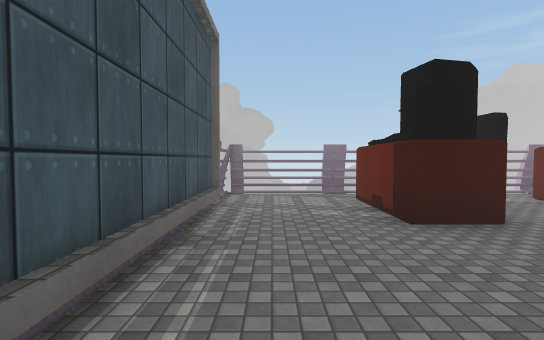
view 1 (above)

15 first-person views from a walk through a scene from a Unity 3-D project. The camera is 1.5 m above the floor, tilts 2° down and sees 85° across. The floor is counted in squares, 2 m on a side. Each view is taken from the middle of a square. On the plan, view 1 faces up. The plan holds only what a view shows up to about 10 squares ahead; the rest is blank. The place goes on beyond the plan. The player is left out. Some surface patterns are stand-ins.

view 2
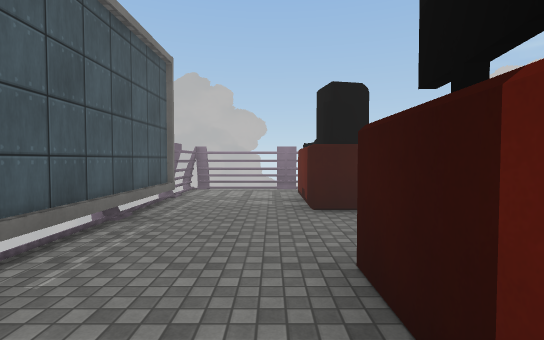

view 3
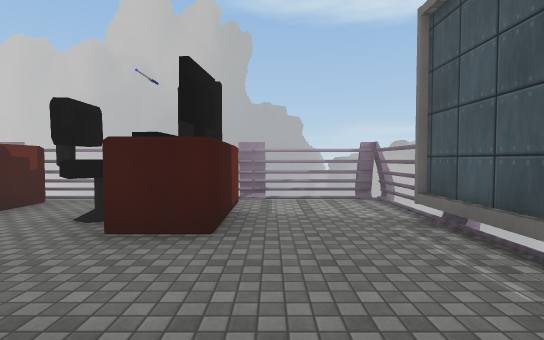

view 4
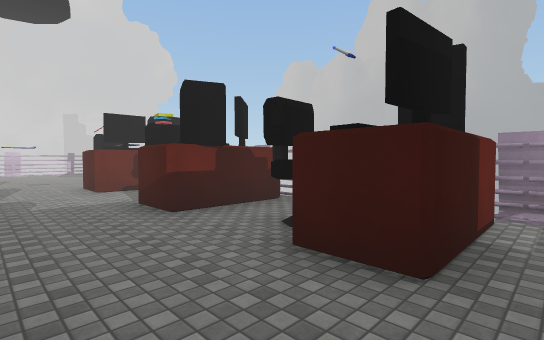

view 5
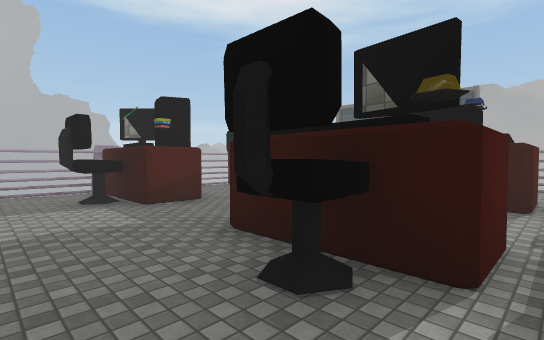

view 6
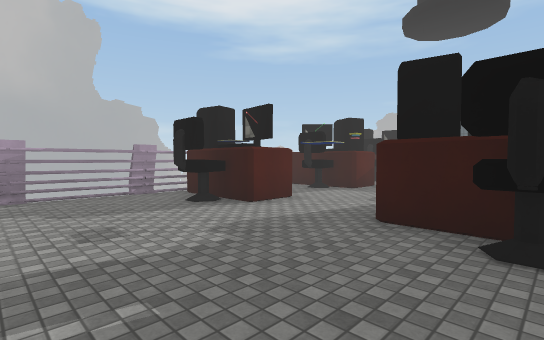

view 7
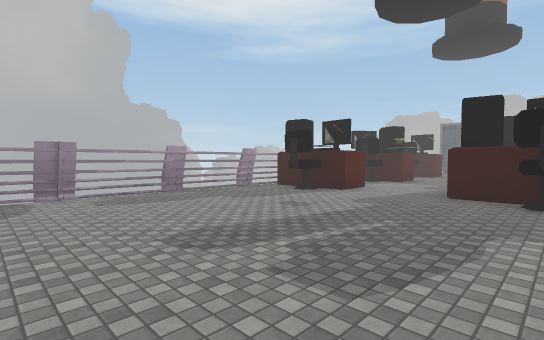

view 8
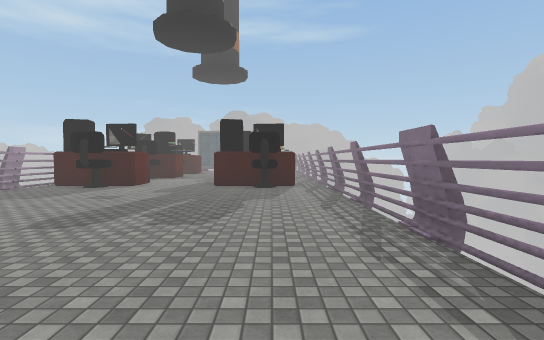

view 9
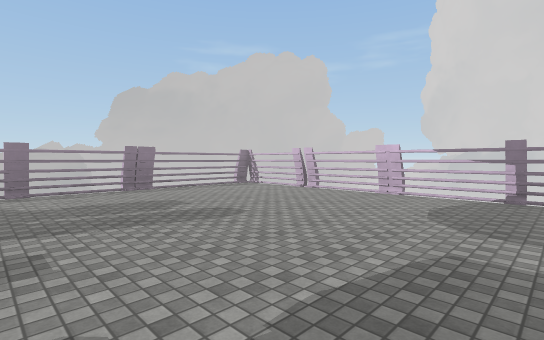

view 10
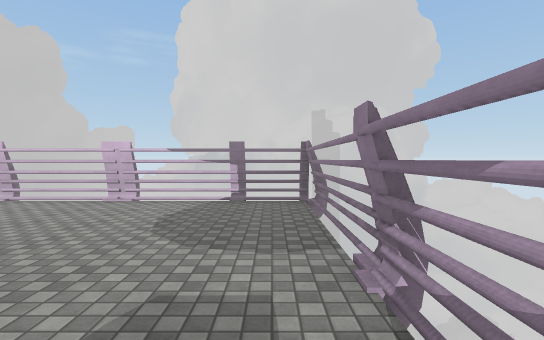

view 11
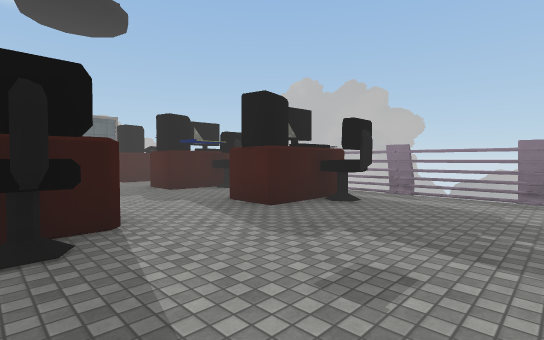

view 12
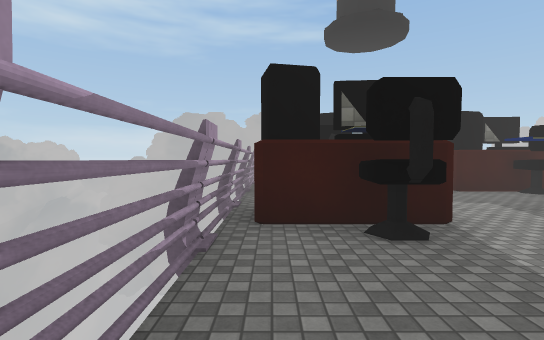

view 13
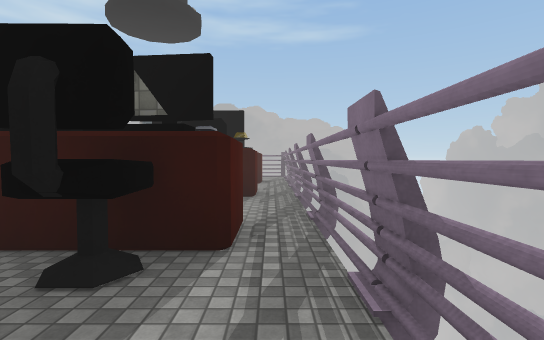

view 14
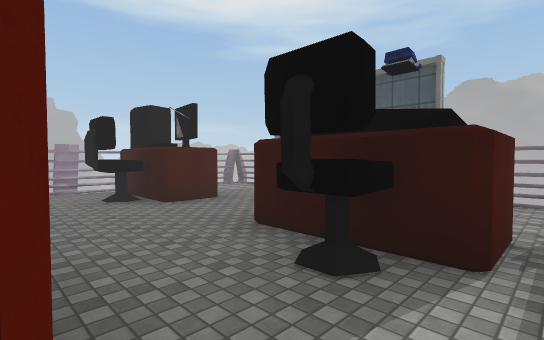

view 15
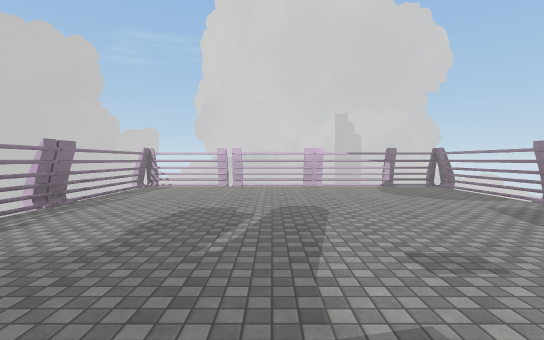

### Floor plan
Points are (right, up) in squares from view 1. A wall is a line through its corners. A room is listed if a view was taken in it or the views show most of it. See-through windows are left out.
Room 1 (views 1, 2, 3, 4)
walls: (-1.1, 0.9) (-1.1, -1.6) (2.1, -1.6); (1.6, 3.3) (1.6, 5.7); (1.6, -1.1) (1.6, 1.1); (-0.9, 5.6) (-0.9, -1.6)
ways out: opening at (2, 2.5) to room 4; opening at (0.5, 4.5) to room 7
Room 2 (views 5, 14)
walls: (6.7, 5.1) (7.1, 4.8); (6.2, 5.1) (7, 5.1); (4.9, 5.7) (6.1, 5.7); (9.6, 6.6) (4.9, 6.6)
ways out: opening at (10, 6) to room 3; opening at (4, 6) to room 4; opening at (8, 4.5) to room 5
objects: other object (9, 5)
Room 3 (views 6, 7, 8, 9, 10, 11, 12, 13, 15)
walls: (10.4, 4.5) (9.8, 4.5); (10.2, 5.1) (10.7, 4.8) (10.2, 4.5); (10.2, 0.6) (10.4, 0.4) (10.4, -0.1) (9.8, -0.1); (10.4, 0.1) (10.2, 0); (9.7, 5.1) (10.4, 5.1); (9.6, 1.1) (9.6, -1.1); (9.7, 0.6) (10.4, 0.6); (9.6, 5.6) (9.6, 3.3); (9.5, -1.6) (18.7, -1.6); (18.5, -1.8) (18.5, 6.6) (9.6, 6.6)
ways out: opening at (10, 6) to room 2; opening at (9, 2.5) to room 5
Room 4 (no view inside)
walls: (6.1, 3.3) (4.9, 3.3); (3.3, 5.1) (3.7, 4.9); (2.9, 5.1) (3.7, 5.1) (3.7, 4.6); (1.6, 1.1) (2.7, 1.1) (2.7, -1.1); (6.8, 4.5) (6.3, 4.5); (1.6, 5.7) (2.7, 5.7) (2.7, 3.3) (1.6, 3.3); (4.9, -1.1) (4.9, 1.1) (6.1, 1.1); (2.1, -1.6) (5.6, -1.6)
ways out: opening at (2, 2.5) to room 1; opening at (4, 6) to room 2; opening at (5.5, 2.5) to room 5; opening at (2.5, 6) to room 7
Room 5 (no view inside)
walls: (9.6, 3.3) (8.5, 3.3); (8.5, 1.1) (9.6, 1.1); (6.7, 0.5) (7.1, 0.3); (6.2, 0.6) (7, 0.6); (6.1, 5.7) (6.1, 3.3)
ways out: opening at (8, 4.5) to room 2; opening at (9, 2.5) to room 3; opening at (5.5, 2.5) to room 4; opening at (8, 1) to room 6
Room 6 (no view inside)
walls: (8.5, 0.5) (8.5, 1.1); (6.1, 1.1) (6.1, -1.1); (5.6, -1.6) (9.5, -1.6)
ways out: opening at (8, 1) to room 5
Room 7 (no view inside)
walls: (-0.9, 6.6) (-0.9, 5.6); (1.9, 6.6) (-1.1, 6.6)
low walls: (-1.1, 6.6) (-1.1, 5.1)
ways out: opening at (0.5, 4.5) to room 1; opening at (2.5, 6) to room 4

Where each view was taken, in squares from view 1:
view 1: 0 up, 0 right, facing up
view 2: 1 down, 1 right, facing up
view 3: 4 up, 1 right, facing down
view 4: 3 up, 1 right, facing down-right
view 5: 6 up, 8 right, facing down-left
view 6: 5 up, 13 right, facing down-left
view 7: 5 up, 16 right, facing down-left
view 8: 5 up, 18 right, facing left
view 9: 1 down, 12 right, facing up-right
view 10: 1 down, 13 right, facing right
view 11: 0 up, 13 right, facing up-left
view 12: 1 down, 13 right, facing left
view 13: 6 up, 12 right, facing left
view 14: 6 up, 5 right, facing down-left
view 15: 3 up, 10 right, facing right
